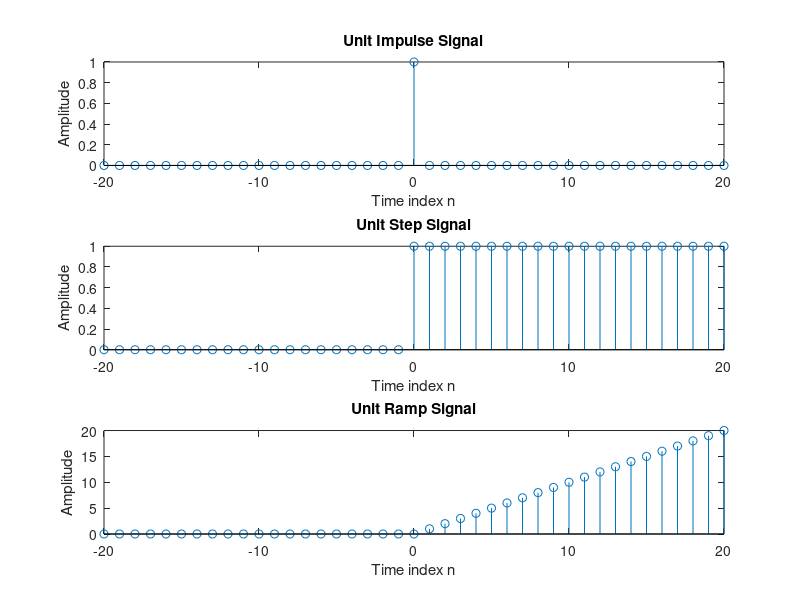

Here is the MATLAB script that generated this plot:
clc;
clear all;
close all;
n = -20:20;
x = [zeros(1,20) 1 zeros(1,20)];
subplot(3,1,1);
stem(n,x);
xlabel('Time index n');
ylabel('Amplitude');
title('Unit Impulse Signal');

y = [zeros(1,20) 1 ones(1,20)];
subplot(3,1,2);
stem(n,y);
xlabel('Time index n');
ylabel('Amplitude');
title('Unit Step Signal');

z = [zeros(1,21),1:20];
subplot(3,1,3);
stem(n,z);
xlabel('Time index n');
ylabel('Amplitude');
title('Unit Ramp Signal');